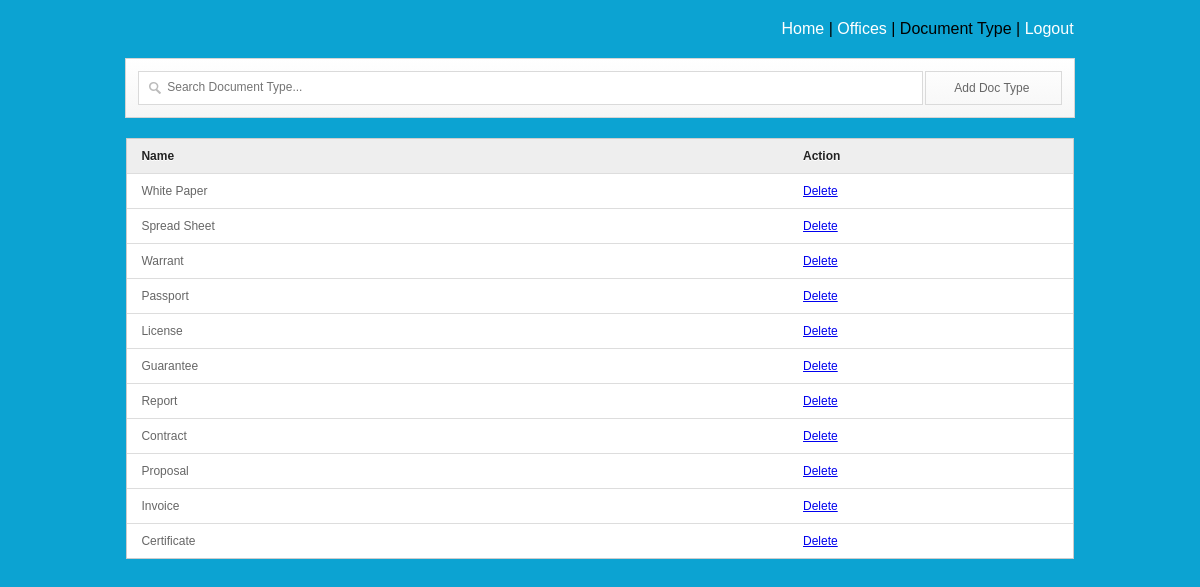
Page /main/doctype.php on the earlier database version.
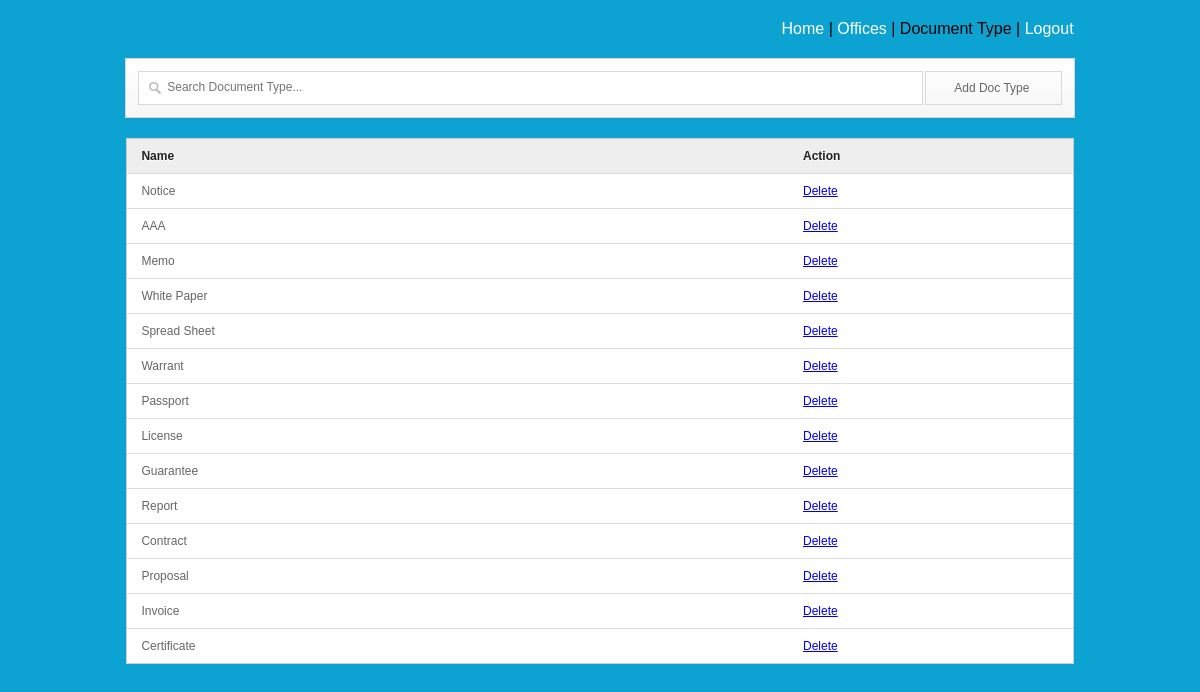
Same page on the later database version.
### tables this page shows
CREATE TABLE `doc_type` (
  `id` int(11) NOT NULL,
  `name` varchar(100) NOT NULL
);

### main/doctype.php (the view, shortened to what this page needs)
<head>
	<link href="src/facebox.css" media="screen" rel="stylesheet" type="text/css" />
</head>
<body>
	<div id="log">
		<a href="index.php">Home</a>
		| <a href="offices.php">Offices</a>
		| Document Type
		| <a href="../index.php">Logout</a>
	</div>
	<div id="formdesign">
		<input type="text" name="filter" value="" id="filter" placeholder="Search Document Type..." autocomplete="off" />
		<a rel="facebox" href="adddoc.php" id="add">Add Doc Type</a>
	</div>
	<table cellspacing="0" cellpadding="2" id="resultTable">
		<thead>
			<tr>
				<th width="70%"> Name </th>
				<th width="30%"> Action </th>
			</tr>
		</thead>
		<tbody>
			<?php
			include('connect.php');
			$result = $db->prepare("SELECT * FROM doc_type ORDER BY id DESC");
			$result->execute();
			for ($i = 0; $row = $result->fetch(); $i++) {
			?>
				<tr class="record">
					<td><?php echo $row['name']; ?></td>
					<td><a href="#" id="<?php echo $row['id']; ?>" class="delbutton" title="Click To Delete">Delete</a></td>
				</tr>
			<?php
			}
			?>
		</tbody>
	</table>
</body>

Differences in the rows shown:
added doc_type: name "Notice"
added doc_type: name "AAA"
added doc_type: name "Memo"
